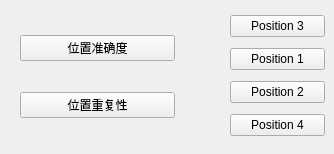
     <widget class="QWidget" name="tab_2">
      <attribute name="title">
       <string>Diana Test</string>
      </attribute>
      <widget class="QWidget" name="layoutWidget">
       <property name="geometry">
        <rect>
         <x>20</x>
         <y>10</y>
         <width>155</width>
         <height>135</height>
        </rect>
       </property>
       <layout class="QVBoxLayout" name="verticalLayout_9">
        <item>
         <widget class="QPushButton" name="pushButton_AccuracyPosition">
          <property name="text">
           <string>位置准确度</string>
          </property>
         </widget>
        </item>
        <item>
         <widget class="QPushButton" name="pushButton_Repeatability">
          <property name="text">
           <string>位置重复性</string>
          </property>
         </widget>
        </item>
       </layout>
      </widget>
      <widget class="QWidget" name="layoutWidget">
       <property name="geometry">
        <rect>
         <x>230</x>
         <y>10</y>
         <width>95</width>
         <height>135</height>
        </rect>
       </property>
       <layout class="QVBoxLayout" name="verticalLayout_10">
        <item>
         <widget class="QPushButton" name="pushButton_4">
          <property name="text">
           <string>Position 3</string>
          </property>
         </widget>
        </item>
        <item>
         <widget class="QPushButton" name="pushButton_1">
          <property name="text">
           <string>Position 1</string>
          </property>
         </widget>
        </item>
        <item>
         <widget class="QPushButton" name="pushButton_2">
          <property name="text">
           <string>Position 2</string>
          </property>
         </widget>
        </item>
        <item>
         <widget class="QPushButton" name="pushButton_3">
          <property name="text">
           <string>Position 4</string>
          </property>
         </widget>
        </item>
       </layout>
      </widget>
     </widget>
